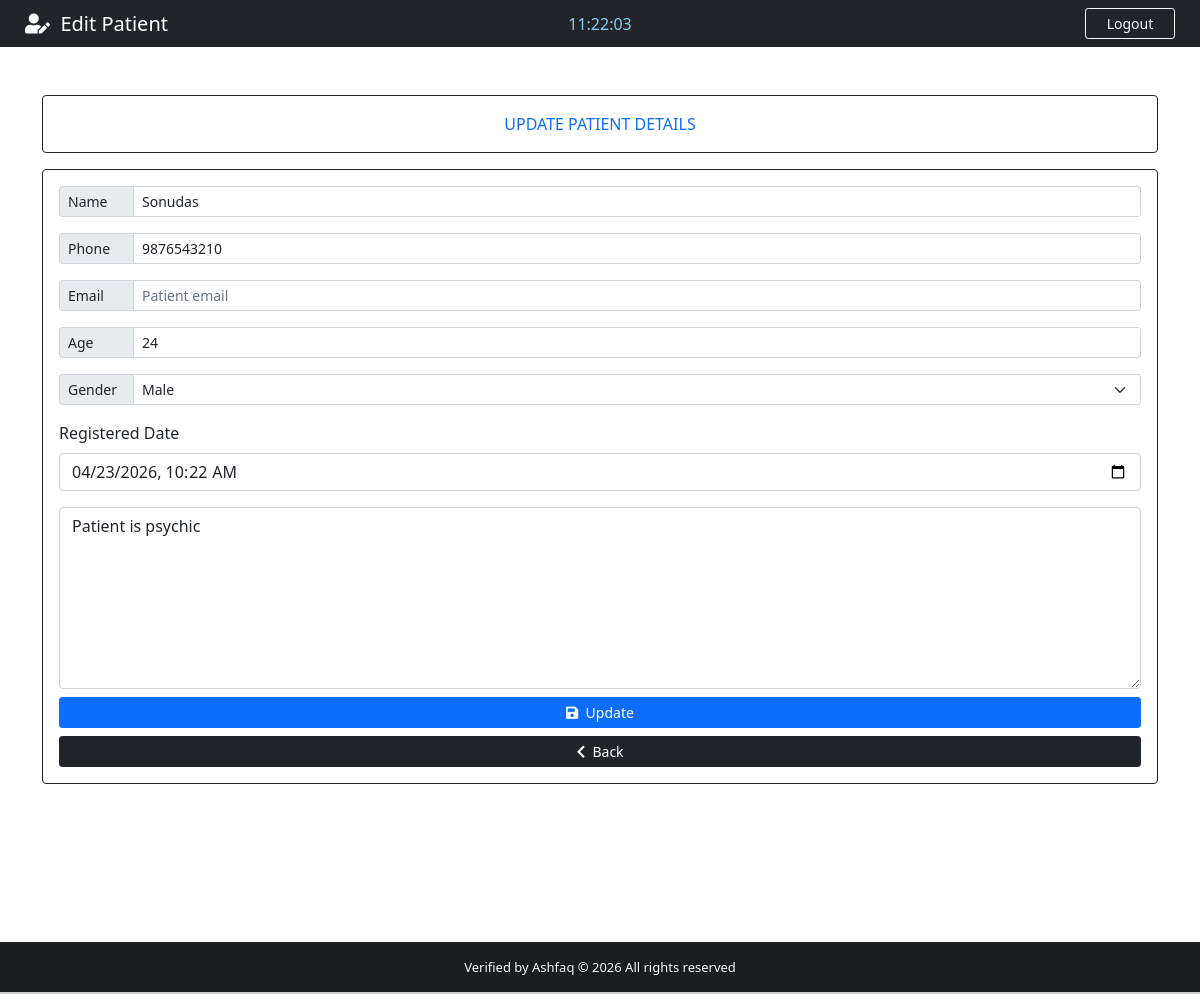
/patient/12/ (signed in), run on the app's committed database.
### App/models.py (models this page shows, shortened)
class Patient(models.Model):
    name = models.CharField(max_length=100)
    phone = models.CharField(max_length=15, blank=True)  # Not mandatory
    email = models.EmailField(blank=True)  # Not mandatory
    age = models.PositiveIntegerField()
    gender = models.CharField(max_length=1, choices=[('M', 'Male'), ('F', 'Female')])
    note = models.TextField(blank=True)
    created_at = models.DateTimeField(null=True, blank=True)  # Manually editable
    updated_at = models.DateTimeField(auto_now=True, null=True, blank=True)

### App/views.py (the view)
# urls.py: path('patient/<str:patient_id>/', views.patient, name = 'patient'),
@cache_control(no_cache=True, must_validate=True, no_store=True)
@login_required(login_url='login')
def patient(request, patient_id):
    patient = get_object_or_404(Patient, id=patient_id)
    return render(request, 'edit.html', {'patient': patient})

### App/templates/edit.html (shortened to what this page needs)
{% extends 'base.html' %}
{% load static %}
{% load tz %}
{% block nav-content %}
<i class="fas fa-user-edit"></i>&nbsp;&nbsp;Edit Patient
{% endblock nav-content %}
{% block time %}
<div class="col-sm">
    <center><span id="clock" style="color: #89cff0;"></span></center>
</div>
{% endblock time %}
{% block btn-nav %}
<a class="btn btn-outline-danger btn-sm border-light text-light" id="btn-nav" data-bs-toggle="modal" data-bs-target="#logoutModal">Logout</a>
{% endblock btn-nav %}
{% block content %}
<div class="container">
    <div class="row">
        <div class="col-lg-12">
            <div class="card card-body border-dark text-primary mt-5">
                <span class="text-center txt-sm">UPDATE PATIENT DETAILS</span>
            </div>
            <form action="{% url 'edit_patient' patient.id %}" method="POST" autocomplete="off" enctype="multipart/form-data" class="card p-3 border-dark mt-3 mb-5">
                <div class="input-group input-group-sm mb-3">
                    <span class="input-group-text side-label"><span class="txt-sm">Name</span></span>
                    <input type="text" name="name" id="name" class="form-control" placeholder="First and Last name" required maxlength="40"
                           value="{{ patient.name }}">
                </div>
                <div class="input-group input-group-sm mb-3">
                    <span class="input-group-text side-label"><span class="txt-sm">Phone</span></span>
                    <input type="text" name="phone" id="phone" class="form-control" placeholder="Patient phone"
                           value="{{ patient.phone }}">
                </div>
                <div class="input-group input-group-sm mb-3">
                    <span class="input-group-text side-label"><span class="txt-sm">Email</span></span>
                    <input type="email" name="email" id="email" class="form-control" placeholder="Patient email" maxlength="40"
                           value="{{ patient.email }}">
                </div>
                <div class="input-group input-group-sm mb-3">
                    <span class="input-group-text side-label"><span class="txt-sm">Age</span></span>
                    <input type="number" name="age" id="age" class="form-control" placeholder="Patient age" required
                           value="{{ patient.age }}">
                </div>
                <div class="input-group input-group-sm mb-3">
                    <label for="gender" class="input-group-text side-label"><span class="txt-sm">Gender</span></label>
                    <select name="gender" id="gender" class="form-select" required>
                        <option value="M" {% if patient.gender == "M" %}selected{% endif %}>Male</option>
                    </select>
                </div>
                <div class="mb-3">
                    <label for="created_at" class="form-label">Registered Date</label>
                    <input type="datetime-local" class="form-control" id="created_at" name="created_at"
                    value="{{ patient.created_at|default:None|date:'Y-m-d\\TH:i'|default_if_none:'' }}">
                </div>
                <div class="form-group">
                    <textarea name="note" id="note" rows="7" class="form-control txt-sm" placeholder="Description is optional....">{{ patient.note }}</textarea>
                </div>
                <div class="d-grid gap-2 mt-2">
                    <button type="submit" class="btn btn-primary btn-sm txt-sm">
                        <i class="fas fa-save"></i>&nbsp;&nbsp;Update
                    </button>
                    <a href="{% url 'backend' %}" class="btn btn-dark btn-sm txt-sm">
                        <i class="fas fa-chevron-left"></i>&nbsp;&nbsp;Back
                    </a>
                </div>
            </form>
        </div>
    </div>
</div>
{% endblock content %}

### App/static/css/style_.css (style rules this page uses)
html, body { height: 100%; margin: 0; max-width: 100%; }
#btn-nav { width: 90px; float: right; margin-right: 25px; }
.side-label { width: 75px; }

### data on the page
Patient: name "Sonudas", phone "9876543210", age "24", gender "Male", created_at "04/23/2026 10:22", note "Patient is psychic"
